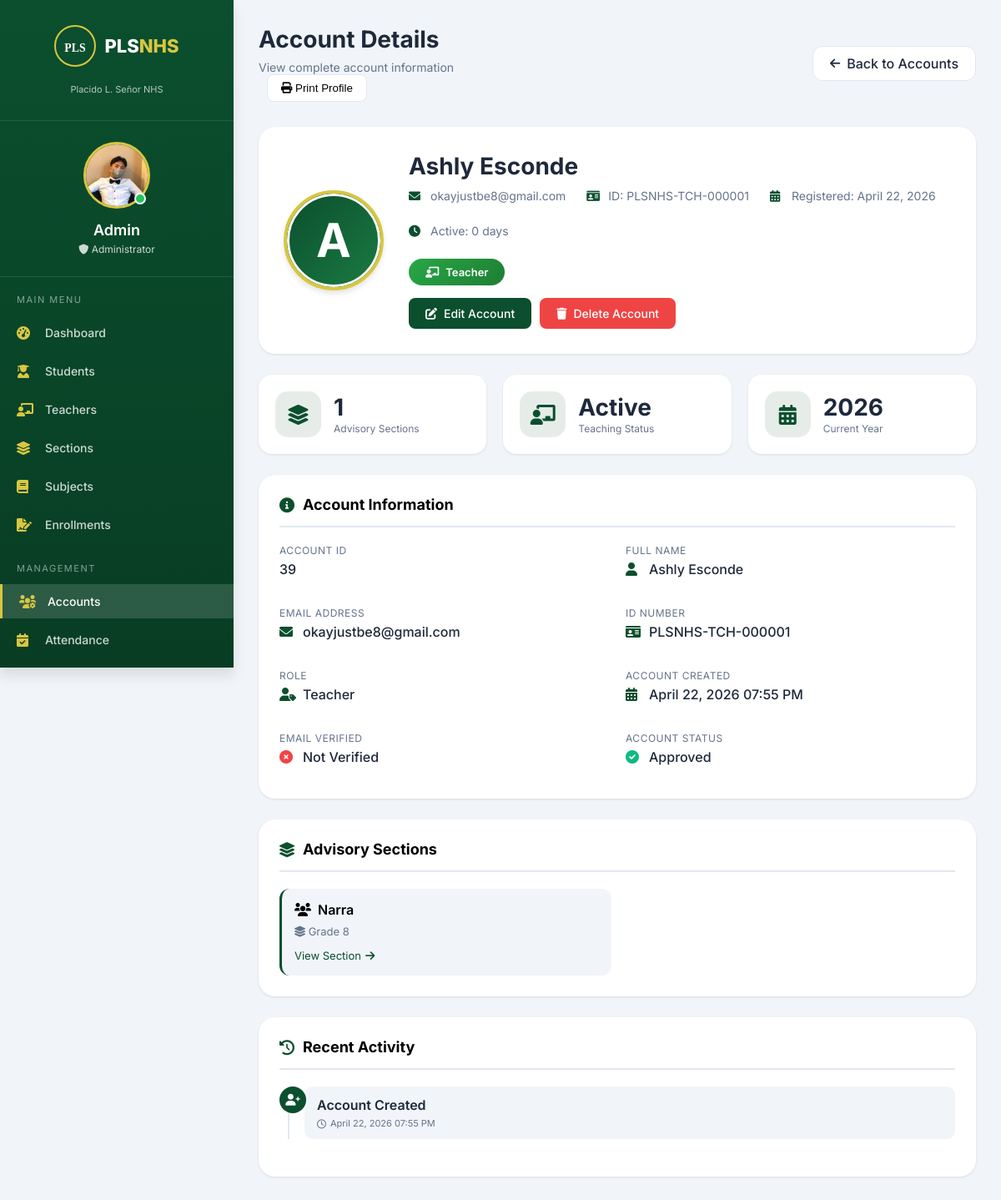
The page /admin/view_account.php?id=39 (signed in) on the database its author committed.
### tables this page shows
CREATE TABLE `users` (
  `id` int(11) NOT NULL,
  `id_number` varchar(50) DEFAULT NULL,
  `firstname` varchar(100) DEFAULT NULL,
  `middlename` varchar(50) DEFAULT NULL,
  `lastname` varchar(100) DEFAULT NULL,
  `birthdate` date DEFAULT NULL,
  `gender` enum('Male','Female','Other') DEFAULT NULL,
  `fullname` varchar(100) DEFAULT NULL,
  `email` varchar(100) DEFAULT NULL,
  `phone` varchar(20) DEFAULT NULL,
  `password` varchar(255) DEFAULT NULL,
  `role` enum('Admin','Registrar','Teacher','Student') DEFAULT NULL,
  `status` enum('pending','approved','rejected') NOT NULL DEFAULT 'pending',
  `two_factor_enabled` tinyint(1) NOT NULL DEFAULT 0,
  `two_factor_last_used` timestamp NULL DEFAULT NULL,
  `two_factor_verified` tinyint(1) NOT NULL DEFAULT 0,
  `last_password_change` timestamp NULL DEFAULT NULL,
  `approved_by` int(11) DEFAULT NULL,
  `approved_at` timestamp NULL DEFAULT NULL,
  `rejection_reason` text DEFAULT NULL,
  `created_at` timestamp NOT NULL DEFAULT current_timestamp(),
  `profile_picture` varchar(255) DEFAULT NULL,
  `verification_code` varchar(10) DEFAULT NULL,
  `verification_expires` datetime DEFAULT NULL,
  `email_verified` tinyint(1) DEFAULT 0,
  `reset_code` varchar(10) DEFAULT NULL,
  `reset_code_expires` datetime DEFAULT NULL,
  `pending_email` varchar(255) DEFAULT NULL,
  `pending_email_code` varchar(10) DEFAULT NULL,
  `pending_email_expires` datetime DEFAULT NULL
);

CREATE TABLE `sections` (
  `id` int(11) NOT NULL,
  `section_name` varchar(50) DEFAULT NULL,
  `grade_id` int(11) DEFAULT NULL,
  `adviser_id` int(11) DEFAULT NULL
);

CREATE TABLE `grade_levels` (
  `id` int(11) NOT NULL,
  `grade_name` varchar(20) DEFAULT NULL
);

### admin/view_account.php (the view, shortened to what the rows shown need)
<?php
include("../config/database.php");
$admin_name = $_SESSION['user']['fullname'];
$admin_id = $_SESSION['user']['id'];
$admin_stmt = $conn->prepare("SELECT profile_picture FROM users WHERE id = ?");
$admin_stmt->execute([$admin_id]);
$admin_data = $admin_stmt->fetch(PDO::FETCH_ASSOC);
$profile_picture = $admin_data['profile_picture'] ?? null;
$account_id = $_GET['id'];
$query = "SELECT * FROM users WHERE id = ?";
$stmt = $conn->prepare($query);
$stmt->execute([$account_id]);
$account = $stmt->fetch(PDO::FETCH_ASSOC);
$account_profile_pic = $account['profile_picture'] ?? null;
$stats = [];
if($account['role'] == 'Student') {
    $enrollment_stmt = $conn->prepare("SELECT COUNT(*) as count FROM enrollments WHERE student_id = ?");
    $enrollment_stmt->execute([$account_id]);
    $enrollment_count = $enrollment_stmt->fetch(PDO::FETCH_ASSOC)['count'];
    $current_stmt = $conn->prepare("
        SELECT e.*, g.grade_name
        FROM enrollments e
        LEFT JOIN grade_levels g ON e.grade_id = g.id
        WHERE e.student_id = ? AND e.status = 'Enrolled'
        ORDER BY e.created_at DESC LIMIT 1
    ");
    $current_stmt->execute([$account_id]);
    $current_enrollment = $current_stmt->fetch(PDO::FETCH_ASSOC);
    $attendance_count = 0;
    $stats = [
        'enrollments' => $enrollment_count,
        'current_enrollment' => $current_enrollment,
        'attendance' => $attendance_count
    ];
}
elseif($account['role'] == 'Teacher') {
    $sections_stmt = $conn->prepare("SELECT COUNT(*) as count FROM sections WHERE adviser_id = ?");
    $sections_stmt->execute([$account_id]);
    $sections_advised = $sections_stmt->fetch(PDO::FETCH_ASSOC)['count'];
    $sections_list_stmt = $conn->prepare("
        SELECT s.*, g.grade_name
        FROM sections s
        LEFT JOIN grade_levels g ON s.grade_id = g.id
        WHERE s.adviser_id = ?
        ORDER BY g.id, s.section_name
    ");
    $sections_list_stmt->execute([$account_id]);
    $sections_list = $sections_list_stmt->fetchAll(PDO::FETCH_ASSOC);
    $stats = [
        'sections_count' => $sections_advised,
        'sections' => $sections_list
    ];
}
$account_created = $account['created_at'];
$days_active = floor((time() - strtotime($account_created)) / (60 * 60 * 24));
?>
<!DOCTYPE html>
<html lang="en">
<head>
    <link rel="stylesheet" href="https://cdnjs.cloudflare.com/ajax/libs/font-awesome/6.0.0/css/all.min.css">
    <link rel="stylesheet" href="css/base.css">
    <link rel="stylesheet" href="css/view_account.css">
</head>
<body>
    <aside class="sidebar" id="sidebar">
        <div class="admin-profile">
            <div class="admin-avatar">
                <?php if($profile_picture && file_exists("../" . $profile_picture)): ?>
                    <img src="../<?php echo $profile_picture; ?>" alt="Profile">
                <?php else: ?>
                    <div class="avatar-initial"><?php echo strtoupper(substr($admin_name, 0, 1)); ?></div>
                <?php endif; ?>
                <div class="online-dot"></div>
            </div>
        </div>
    </aside>
    <main class="main-content">
        <div class="page-header">
            <div>
                <h1>Account Details</h1>
            </div>
        </div>
        <div class="profile-card">
            <div class="profile-avatar-large">
                <?php if($account_profile_pic && file_exists("../" . $account_profile_pic)): ?>
                    <img src="../<?php echo $account_profile_pic; ?>?t=<?php echo time(); ?>" alt="Profile Picture">
                <?php else: ?>
                    <div class="avatar-initial">
                        <?php echo strtoupper(substr($account['fullname'], 0, 1)); ?>
                    </div>
                <?php endif; ?>
            </div>
            <div class="profile-info">
                <h2><?php echo htmlspecialchars($account['fullname']); ?></h2>
                <div class="profile-meta">
                    <span class="profile-meta-item">
                        <i class="fas fa-envelope"></i> <?php echo htmlspecialchars($account['email']); ?>
                    </span>
                    <span class="profile-meta-item">
                        <i class="fas fa-id-card"></i> ID: <?php echo $account['id_number'] ?? 'Not assigned'; ?>
                    </span>
                    <span class="profile-meta-item">
                        <i class="fas fa-calendar-alt"></i> Registered: <?php echo date('F d, Y', strtotime($account['created_at'])); ?>
                    </span>
                    <span class="profile-meta-item">
                        <i class="fas fa-clock"></i> Active: <?php echo $days_active; ?> days
                    </span>
                </div>
                <div>
                    <span class="role-badge role-<?php echo strtolower($account['role']); ?>">
                        <i class="fas fa-<?php
                            echo $account['role'] == 'Admin' ? 'user-shield' :
                                ($account['role'] == 'Registrar' ? 'user-tie' :
                                ($account['role'] == 'Teacher' ? 'chalkboard-user' : 'user-graduate'));
                        ?>"></i>
                        <?php echo $account['role']; ?>
                    </span>
                </div>
                <div class="action-buttons">
                    <a href="edit_account.php?id=<?php echo $account_id; ?>" class="btn-edit">
                    </a>
                    <?php if($account['id'] != $_SESSION['user']['id']): ?>
                        <a href="manage_accounts.php?delete=<?php echo $account['id']; ?>" class="btn-delete" onclick="return confirm('Are you sure you want to delete this account? This action cannot be undone.')">
                        </a>
                    <?php endif; ?>
                </div>
            </div>
        </div>
        <div class="detail-card">
            <div class="info-grid">
                <div class="info-item">
                    <div class="info-label">Account ID</div>
                    <div class="info-value"></i> <?php echo $account['id']; ?></div>
                </div>
                <div class="info-item">
                    <div class="info-label">Full Name</div>
                    <div class="info-value"><i class="fas fa-user"></i> <?php echo htmlspecialchars($account['fullname']); ?></div>
                </div>
                <div class="info-item">
                    <div class="info-label">Email Address</div>
                    <div class="info-value"><i class="fas fa-envelope"></i> <?php echo htmlspecialchars($account['email']); ?></div>
                </div>
                <div class="info-item">
                    <div class="info-label">ID Number</div>
                    <div class="info-value"><i class="fas fa-id-card"></i> <?php echo $account['id_number'] ?? 'Not assigned'; ?></div>
                </div>
                <div class="info-item">
                    <div class="info-label">Role</div>
                    <div class="info-value"><i class="fas fa-user-tag"></i> <?php echo $account['role']; ?></div>
                </div>
                <div class="info-item">
                    <div class="info-label">Account Created</div>
                    <div class="info-value"><i class="fas fa-calendar-alt"></i> <?php echo date('F d, Y h:i A', strtotime($account['created_at'])); ?></div>
                </div>
                <div class="info-item">
                    <div class="info-label">Account Status</div>
                    <div class="info-value">
                        <i class="fas fa-<?php echo $account['status'] == 'approved' ? 'check-circle' : ($account['status'] == 'pending' ? 'clock' : 'times-circle'); ?>" style="color: <?php echo $account['status'] == 'approved' ? '#10b981' : ($account['status'] == 'pending' ? '#f59e0b' : '#ef4444'); ?>"></i>
                        <?php echo ucfirst($account['status']); ?>
                    </div>
                </div>
            </div>
        </div>
        <?php if($account['role'] == 'Teacher' && isset($stats['sections']) && count($stats['sections']) > 0): ?>
        <div class="detail-card">
            <div class="sections-grid">
                <?php foreach($stats['sections'] as $section): ?>
                    <div class="section-card">
                        <h4><i class="fas fa-users"></i> <?php echo htmlspecialchars($section['section_name']); ?></h4>
                        <p><i class="fas fa-layer-group"></i> <?php echo htmlspecialchars($section['grade_name']); ?></p>
                        <a href="view_section.php?id=<?php echo $section['id']; ?>" class="view-link">View Section <i class="fas fa-arrow-right"></i></a>
                    </div>
                <?php endforeach; ?>
            </div>
        </div>
        <?php endif; ?>
        <div class="detail-card">
            <ul class="timeline">
                <li class="timeline-item">
                    <div class="timeline-content">
                        <div class="timeline-title">Account Created</div>
                        <div class="timeline-time"><i class="far fa-clock"></i> <?php echo date('F d, Y h:i A', strtotime($account['created_at'])); ?></div>
                    </div>
                </li>
            </ul>
        </div>
    </main>
</body>
</html>

### rows shown on the page
users: profile_picture (picture)
users: fullname "A", fullname "Ashly Esconde", email "okayjustbe8@gmail.com", id_number "PLSNHS-TCH-000001", created_at "April 22, 2026", created_at "0", role "Teacher", id "39", created_at "April 22, 2026 07:55 PM", status "Approved"
sections: section_name "Narra", grade.grade_name "Grade 8"

### other values the page prints
explode(' ', $admin_name)[0] "Admin"
$stats['sections_count'] "1"
